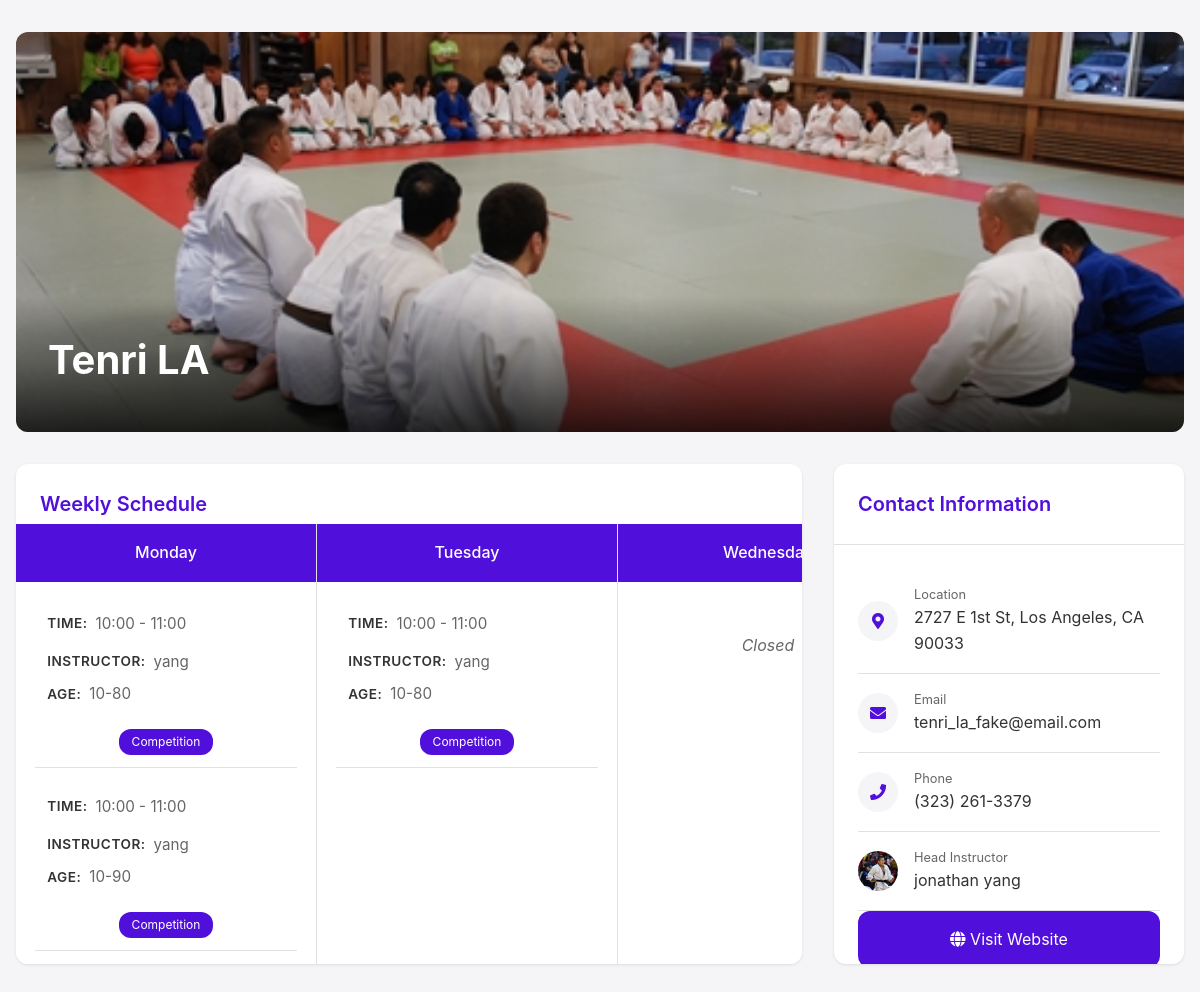
Page /dojo_details?dojo_id=1 on the committed database.
### tables this page shows
CREATE TABLE dojos(
        id INTEGER PRIMARY KEY AUTOINCREMENT,
        name TEXT NOT NULL,
        address TEXT,
        city TEXT,
        website TEXT,
        phone TEXT,
        email TEXT,
        sensei_path TEXT,
        athletes_path TEXT,
        image_path TEXT,
        price_per_month TEXT,
        head_instructor TEXT,
        created_at DATETIME DEFAULT CURRENT_TIMESTAMP
    );

CREATE TABLE schedules (
            id INTEGER PRIMARY KEY AUTOINCREMENT,
            dojo_id INTEGER NOT NULL,
            day_of_week TEXT NOT NULL,
            start_time TIME NOT NULL,
            end_time TIME NOT NULL,
            instructor TEXT,
            competition_only BOOLEAN,
            age_range TEXT,
            FOREIGN KEY (dojo_id) REFERENCES dojos(id) ON DELETE CASCADE
        );

### app.py (the view)
@app.route('/dojo_details',methods=['GET'])
def dojo_details():
    dojo_id = request.args.get('dojo_id')
    print(f"dojo_id:{dojo_id}")
    schedules = get_schedules_by_dojo_id(dojo_id)
    dojo_details = get_dojo_by_id(dojo_id)
    print(f"schedules:{schedules}")
    print(f"dojo_details:{dojo_details}")
    return render_template('dojo_details.html',dojo_details=dojo_details,schedules=schedules)

### app.py (called while the page is built)
def get_dojo_by_id(dojo_id):
    conn = sqlite3.connect('./DB/dojo_listings.db')
    cursor = conn.cursor()
    cursor.execute('''SELECT name, address, website, email, sensei_path, athletes_path,image_path, phone,price_per_month,head_instructor FROM dojos WHERE id = ?''', (dojo_id,))
    dojo = cursor.fetchone()
    conn.close()
    return dojo

def get_schedules_by_dojo_id(dojo_id):
    conn = sqlite3.connect('./DB/dojo_listings.db')
    cursor = conn.cursor()
    cursor.execute('''SELECT day_of_week, start_time, end_time, instructor, competition_only, age_range FROM schedules WHERE dojo_id = ?''', (dojo_id,))
    schedules = cursor.fetchall()
    conn.close()
    return schedules

### templates/dojo_details.html (shortened to what this page needs)
<!DOCTYPE html>
<html lang="en">
<head>
    <link rel="stylesheet" href="https://cdnjs.cloudflare.com/ajax/libs/font-awesome/5.15.4/css/all.min.css">
</head>
<body>
    <div class="container">
        <div class="hero">
            <img class="hero-image" src="{{dojo_details[6]}}" alt="{{dojo_details[0]}}">
            <div class="hero-overlay">
                <h1 class="dojo-name">{{dojo_details[0]}}</h1>
            </div>
        </div>
        <div class="content">
            <div class="card">
                <div class="card-header">
                    <h2 class="card-title">Weekly Schedule</h2>
                </div>
                <div class="schedule-grid-container">
                    <div class="schedule-grid">
                        {% for day in ['Monday', 'Tuesday', 'Wednesday', 'Thursday', 'Friday', 'Saturday', 'Sunday'] %}
                        <div class="day-column">
                            <div class="day-header">{{day}}</div>
                            <div class="day-content">
                                {% set day_schedule = [] %}
                                {% if day_schedule %}
                                    {% for schedule in day_schedule %}
                                    <div class="class-item">
                                        <div class="class-info">
                                            <div class="class-time">
                                                <span class="label">Time:</span>
                                                <span class="value">{{schedule[1]}} - {{schedule[2]}}</span>
                                            </div>
                                            <div class="instructor-container">
                                                <span class="label">Instructor:</span>
                                                <span class="value">{{schedule[3]}}</span>
                                            </div>
                                            <div class="age-container">
                                                <span class="label">Age:</span>
                                                <span class="value">{{schedule[5]}}</span>
                                            </div>
                                            {% if schedule[4] %}
                                                <div class="competition-wrapper">
                                                    <span class="competition-badge">Competition</span>
                                                </div>
                                            {% endif %}
                                        </div>
                                    </div>
                                    {% endfor %}
                                {% else %}
                                    <div class="closed">Closed</div>
                                {% endif %}
                            </div>
                        </div>
                        {% endfor %}
                    </div>
                </div>
            </div>
            <div class="card">
                <div class="card-header">
                    <h2 class="card-title">Contact Information</h2>
                </div>
                <div class="contact-list">
                    <div class="contact-item">
                        <div class="contact-icon">
                            <i class="fas fa-map-marker-alt"></i>
                        </div>
                        <div class="contact-text">
                            <div class="contact-label">Location</div>
                            {{dojo_details[1]}}
                        </div>
                    </div>
                    <div class="contact-item">
                        <div class="contact-icon">
                            <i class="fas fa-envelope"></i>
                        </div>
                        <div class="contact-text">
                            <div class="contact-label">Email</div>
                            {{dojo_details[3]}}
                        </div>
                    </div>
                    <div class="contact-item">
                        <div class="contact-icon">
                            <i class="fas fa-phone"></i>
                        </div>
                        <div class="contact-text">
                            <div class="contact-label">Phone</div>
                            {{dojo_details[7]}}
                        </div>
                    </div>
                    <div class="contact-item">
                        <div class="contact-icon">
                            {% if dojo_details[4] %}
                                <img src="{{ dojo_details[4] }}" alt="Head Instructor" style="width: 100%; height: 100%; border-radius: 50%; object-fit: cover;">
                            {% else %}
                                <i class="fas fa-user"></i>
                            {% endif %}
                        </div>
                        <div class="contact-text">
                            <div class="contact-label">Head Instructor</div>
                            {{dojo_details[9]}}
                        </div>
                    </div>
                    <a href="{{dojo_details[2]}}" class="website-btn">
                        <i class="fas fa-globe"></i> Visit Website
                    </a>
                </div>
            </div>
        </div>
    </div>
</body>
</html>

### templates/dojo_details.html (style rules this page uses)
:root { --primary-color: #500FDB; --primary-hover: #3e0cb3; --text-color: #333; --secondary-text: #666; --background: #f5f5f7; --card-bg: #ffffff; --border: #e1e1e1; --shadow: 0 1px 3px rgba(0,0,0,0.1); --radius: 12px; }
* { margin: 0; padding: 0; box-sizing: border-box; }
body { font-family: -apple-system, BlinkMacSystemFont, 'Segoe UI', Roboto, sans-serif; background: var(--background); color: var(--text-color); line-height: 1.6; }
.container { max-width: 1200px; margin: 0 auto; padding: 2rem 1rem; }
.hero { position: relative; height: 400px; border-radius: var(--radius); overflow: hidden; margin-bottom: 2rem; }
.hero-image { width: 100%; height: 100%; object-fit: cover; }
.hero-overlay { position: absolute; bottom: 0; left: 0; right: 0; background: linear-gradient(transparent, rgba(0,0,0,0.8)); padding: 2rem; color: white; }
.dojo-name { font-size: 2.5rem; font-weight: 700; margin-bottom: 0.5rem; }
.content { display: grid; grid-template-columns: 1fr 350px; gap: 2rem; }
.card { background: var(--card-bg); border-radius: var(--radius); box-shadow: var(--shadow); height: 500px; position: relative; overflow: hidden; }
.card-header { padding: 1.5rem; border-bottom: 1px solid var(--border); }
.card-title { font-size: 1.25rem; color: var(--primary-color); font-weight: 600; }
.schedule-grid-container { position: absolute; top: 60px; left: 0; right: 0; bottom: 0; overflow: auto; -webkit-overflow-scrolling: touch; }
.schedule-grid { display: grid; grid-template-columns: repeat(7, 300px); gap: 1px; background: var(--border); min-width: min-content; height: min-content; }
.day-column { background: var(--card-bg); min-width: 300px; }
.day-header { position: sticky; top: 0; z-index: 1; padding: 1rem; text-align: center; background: var(--primary-color); color: white; font-weight: 500; }
.day-content { padding: 1.2rem; min-height: 200px; }
.class-item { margin-bottom: 1rem; padding: 0.75rem; border-bottom: 1px solid var(--border); position: relative; }
.class-info { display: flex; flex-direction: column; gap: 0.5rem; }
.class-time, .class-instructor, .class-age { display: flex; gap: 0.5rem; line-height: 1.4; }
.class-time { display: flex; align-items: center; gap: 0.5rem; margin-bottom: 0.5rem; color: var(--text-color); }
.instructor-container, .age-container { display: flex; align-items: center; gap: 0.5rem; }
.age-container { margin-bottom: 0.4rem; }
.label { font-size: 0.85rem; color: var(--text-color); text-transform: uppercase; letter-spacing: 0.5px; font-weight: 600; }
.value { font-size: 0.95rem; color: var(--secondary-text); font-weight: 400; }
.competition-wrapper { display: flex; justify-content: center; width: 100%; margin-top: 0.5rem; }
.competition-badge { display: inline-flex; align-items: center; background: var(--primary-color); color: white; font-size: 0.75rem; padding: 0.2rem 0.8rem; border-radius: 12px; width: fit-content; }
.closed { color: var(--secondary-text); font-style: italic; text-align: center; padding: 2rem 0; }
.contact-list { padding: 1.5rem; }
.contact-item { display: flex; align-items: center; gap: 1rem; padding: 1rem 0; border-bottom: 1px solid var(--border); }
.contact-icon { width: 40px; height: 40px; background: var(--background); border-radius: 50%; display: flex; align-items: center; justify-content: center; color: var(--primary-color); }
.contact-text { flex: 1; }
.contact-label { font-size: 0.8rem; color: var(--secondary-text); }
.website-btn { display: block; background: var(--primary-color); color: white; text-decoration: none; padding: 1rem; text-align: center; border-radius: var(--radius); transition: all 0.3s ease; }
.schedule-grid-container { scrollbar-width: thin; scrollbar-color: var(--primary-color) #F5F5F5; }
.class-time .label { color: var(--text-color); }
.class-time .value { color: var(--secondary-text); }

### rows in the picture
dojos: image_path (picture), name "Tenri LA", address "2727 E 1st St, Los Angeles, CA 90033", email "tenri_la_fake@email.com", phone "(323) 261-3379", sensei_path (picture), head_instructor "jonathan yang"
schedules: start_time "10:00", end_time "11:00", instructor "yang", age_range "10-80", competition_only "Competition"
schedules: start_time "10:00", end_time "11:00", instructor "yang", age_range "10-90", competition_only "Competition"
schedules: start_time "10:00", end_time "11:00", instructor "yang", age_range "10-80", competition_only "Competition"

### other values in the picture
{{ day }} "Monday" "Tuesday"
